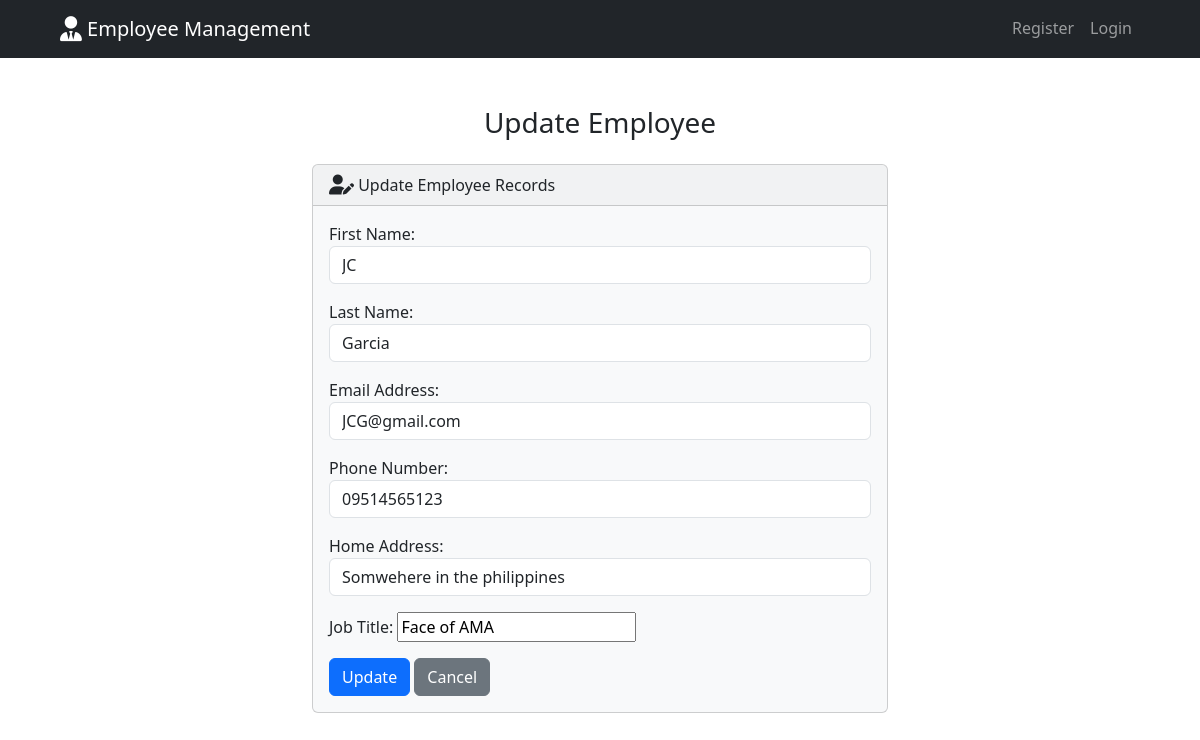
The app's page /employee/edit/2/ with its own data.
### website/models.py (models this page shows, shortened)
class Employee(models.Model):
    employee_id = models.AutoField(primary_key=True)
    created_at = models.DateTimeField(auto_now_add=True)
    first_name = models.CharField(max_length=50)
    last_name = models.CharField(max_length=50)
    email = models.EmailField(max_length=100)
    phone = models.CharField(max_length=15)
    address = models.CharField(max_length=100)
    job_title = models.CharField(max_length=100)

### website/views.py (the view)
# urls.py: path('employee/edit/<int:id>/', views.edit_employee, name='edit_employee'),
def edit_employee(request, id):
    employee = get_object_or_404(Employee, pk=id)
    if request.method == 'POST':
        form = EmployeeForm(request.POST, instance=employee)
        if form.is_valid():
            form.save()
            messages.success(request, f"Employee {employee.first_name} {employee.last_name} updated successfully!")
            return redirect('index')
        else:
            messages.error(request, "There was an error updating the employee. Please try again.")
    else:
        form = EmployeeForm(instance=employee)
    return render(request, 'edit_employee.html', {
        'form': form,
        'employee': employee,
    })

### website/forms.py
class EmployeeForm(forms.ModelForm):
    class Meta:
        model = Employee
        fields = ['first_name', 'last_name', 'email', 'phone', 'address', 'job_title']
        labels = {
            'employee_id': 'Employee ID',
            'first_name': 'First Name',
            'last_name': 'Last Name',
            'email': 'Email Address',
            'phone': 'Phone Number',
            'address': 'Home Address',
            'job_title': 'Job Title',
        }
        widgets = {
            'first_name': forms.TextInput(attrs={'class': 'form-control', 'placeholder': 'Enter First Name'}),
            'last_name': forms.TextInput(attrs={'class': 'form-control', 'placeholder': 'Enter Last Name'}),
            'email': forms.EmailInput(attrs={'class': 'form-control', 'placeholder': 'Enter Email Address'}),
            'phone': forms.TextInput(attrs={'class': 'form-control', 'placeholder': 'Enter Phone Number'}),
            'address': forms.TextInput(attrs={'class': 'form-control', 'placeholder': 'Enter Home Address'}),
        }

### website/templates/edit_employee.html (shortened to what this page needs)
{% extends "base.html" %}
{% block body %}
<h3 class="text-center m-4">Update Employee</h3>
<div class="row justify-content-center">
  <div class="col-6">
    <div class="card bg-light mb-3">
      <div class="card-header">
        <i class="fa-solid fa-user-pen fa-lg"></i> Update Employee Records
      </div>
      <div class="card-body">
        <form action="" method="POST">
          {{ form.as_p }}
          <button type="submit" class="btn btn-primary">Update</button>
          <a href="{% url 'index' %}" class="btn btn-secondary">Cancel</a>
        </form>
      </div>
    </div>
  </div>
</div>
{% endblock %}

### records on screen
Employee: first_name "JC", last_name "Garcia", email "JCG@gmail.com", phone "09514565123", address "Somwehere in the philippines", job_title "Face of AMA"
